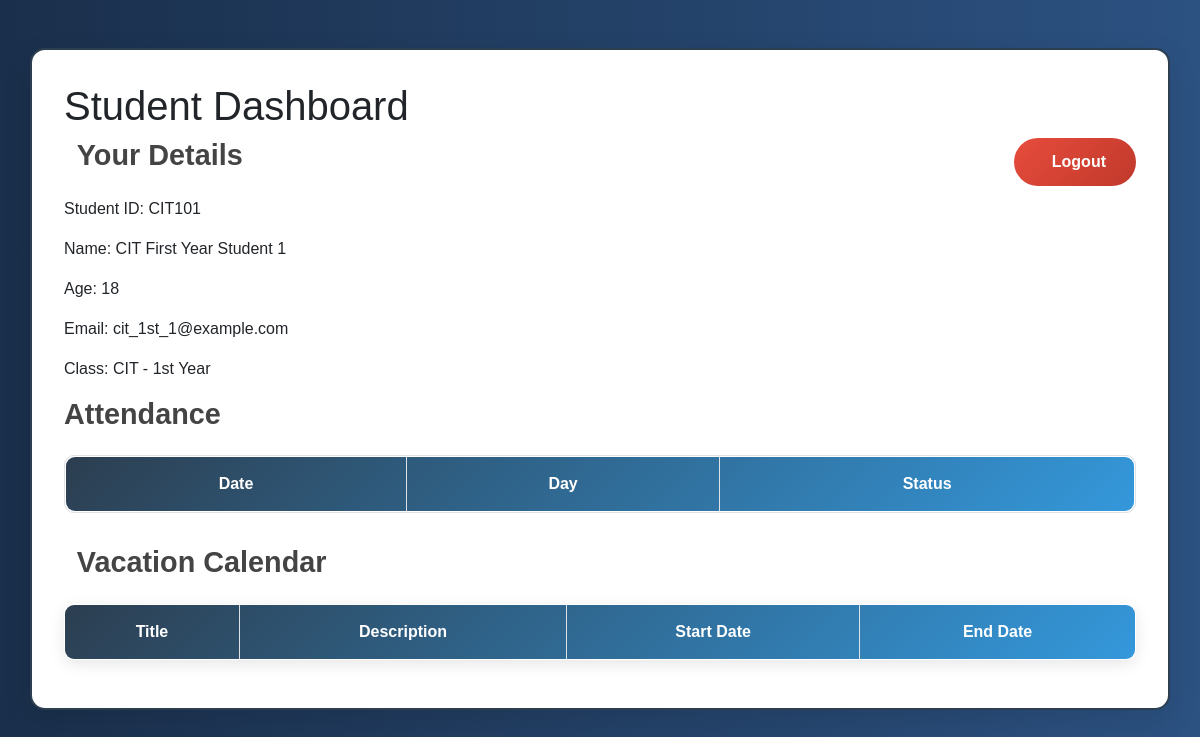
/student/student_dashboard.php (signed in), run on the app's committed database.
### tables this page shows
CREATE TABLE students (
    id INT AUTO_INCREMENT PRIMARY KEY,
    student_id VARCHAR(20) UNIQUE,
    name VARCHAR(100),
    age INT,
    email VARCHAR(100),
    class_type ENUM('CIT', 'ELC', 'CIVIL') NOT NULL,
    class_year ENUM('1st', '2nd', '3rd') NOT NULL,
    user_id INT UNIQUE,  
    FOREIGN KEY (user_id) REFERENCES users(id)
);

### student/student_dashboard.php (the view, shortened to what this page needs)
<?php
include '..\config.php';
$stmt = mysqli_prepare($conn, "SELECT student_id FROM students WHERE user_id = ?");
mysqli_stmt_bind_param($stmt, "i", $_SESSION['user_id']);
mysqli_stmt_execute($stmt);
$result = mysqli_stmt_get_result($stmt);
$student_id = mysqli_fetch_assoc($result)['student_id'];
?>
<!DOCTYPE html>
<html lang="en">
<head>
    <link href="../bootstrap/css/bootstrap.min.css" rel="stylesheet">
</head>
<body>
    <div class="container mt-5">
        <h1><i class="bi bi-mortarboard-fill"></i>Student Dashboard</h1>
        <a href="..\logout.php" class="btn btn-danger float-end"><i class="bi bi-box-arrow-right"></i> Logout</a>
        <h3><i class="bi bi-person-vcard"></i>Your Details</h3>
        <?php
        $stmt = mysqli_prepare($conn, "SELECT * FROM students WHERE student_id=?");
        mysqli_stmt_bind_param($stmt, "s", $student_id);
        mysqli_stmt_execute($stmt);
        $result = mysqli_stmt_get_result($stmt);
        $row = mysqli_fetch_assoc($result);
        echo "<p>Student ID: " . htmlspecialchars($student_id) . "</p>";
        echo "<p>Name: " . htmlspecialchars($row['name']) . "</p>";
        echo "<p>Age: " . htmlspecialchars($row['age']) . "</p>";
        echo "<p>Email: " . htmlspecialchars($row['email']) . "</p>";
        echo "<p>Class: " . htmlspecialchars($row['class_type']) . " - " . htmlspecialchars($row['class_year']) . " Year</p>";
        ?>
        <h3>Attendance</h3>
        <div class="table-container">
            <table class="table mb-0">
                <thead>
                    <tr>
                        <th>Date</th>
                        <th>Day</th>
                        <th>Status</th>
                    </tr>
                </thead>
            </table>
        </div>
        <h3><i class="bi bi-calendar-event"></i>Vacation Calendar</h3>
        <table class="table">
            <thead>
                <tr>
                    <th>Title</th>
                    <th>Description</th>
                    <th>Start Date</th>
                    <th>End Date</th>
                </tr>
            </thead>
        </table>
    </div>
</body>
</html>

### student/student_dashboard.php (style rules this page uses)
body { background: linear-gradient(to right, #1a2f4b, #2c5282); font-family: 'Arial', sans-serif; min-height: 100vh; }
.container { margin-top: 50px; background-color: white; border-radius: 15px; padding: 2rem; box-shadow: 0 10px 30px rgba(0, 0, 0, 0.1); border: 2px solid #2c3e50; }
.table-container { max-height: 300px; overflow-y: auto; margin-bottom: 2rem; border: 1px solid #dee2e6; border-radius: 10px; }
.table-container .table { margin-top: 0; margin-bottom: 0; }
.table-container thead { position: sticky; top: 0; z-index: 1; }
.table { margin-top: 20px; background-color: #fff; border-radius: 10px; overflow: hidden; box-shadow: 0 4px 15px rgba(0, 0, 0, 0.1); border: 1px solid #dee2e6; }
.table th, .table td { padding: 15px; text-align: center; vertical-align: middle; border: 1px solid #dee2e6; transition: all 0.3s ease; }
.table thead { background: linear-gradient(135deg, #2c3e50, #3498db); color: white; font-weight: 600; }
.btn { padding: 12px 30px; border-radius: 30px; font-weight: 600; transition: all 0.3s ease; display: flex; align-items: center; gap: 0.5rem; }
.btn-danger { background: linear-gradient(135deg, #e74c3c, #c0392b); border: none; color: white; }
h3 { color: #444; font-size: 1.8rem; font-weight: 600; margin-bottom: 1.5rem; display: flex; align-items: center; gap: 0.8rem; }

### data on the page
students: student "CIT101", name "CIT First Year Student 1", age "18", email "cit_1st_1@example.com", class_type "CIT", class_year "1st"
